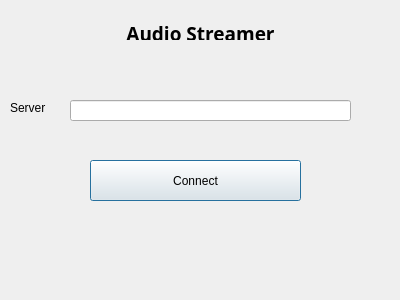
<?xml version="1.0" encoding="UTF-8"?>
<ui version="4.0">
 <class>Dialog</class>
 <widget class="QDialog" name="Dialog">
  <property name="geometry">
   <rect>
    <x>0</x>
    <y>0</y>
    <width>400</width>
    <height>300</height>
   </rect>
  </property>
  <property name="windowTitle">
   <string>Chat++ Connector</string>
  </property>
  <property name="autoFillBackground">
   <bool>false</bool>
  </property>
  <property name="styleSheet">
   <string notr="true"/>
  </property>
  <widget class="QLineEdit" name="addressField">
   <property name="geometry">
    <rect>
     <x>70</x>
     <y>100</y>
     <width>281</width>
     <height>21</height>
    </rect>
   </property>
   <property name="styleSheet">
    <string notr="true"/>
   </property>
   <property name="placeholderText">
    <string extracomment="example: localhost, 192.168.22"/>
   </property>
   <property name="clearButtonEnabled">
    <bool>true</bool>
   </property>
  </widget>
  <widget class="QLabel" name="address">
   <property name="geometry">
    <rect>
     <x>10</x>
     <y>100</y>
     <width>55</width>
     <height>16</height>
    </rect>
   </property>
   <property name="text">
    <string>Server</string>
   </property>
  </widget>
  <widget class="QLabel" name="title">
   <property name="geometry">
    <rect>
     <x>10</x>
     <y>20</y>
     <width>381</width>
     <height>20</height>
    </rect>
   </property>
   <property name="font">
    <font>
     <family>Proxima Nova Rg</family>
     <pointsize>14</pointsize>
     <weight>75</weight>
     <bold>true</bold>
    </font>
   </property>
   <property name="styleSheet">
    <string notr="true"/>
   </property>
   <property name="text">
    <string>Audio Streamer</string>
   </property>
   <property name="textFormat">
    <enum>Qt::RichText</enum>
   </property>
   <property name="alignment">
    <set>Qt::AlignCenter</set>
   </property>
   <property name="wordWrap">
    <bool>false</bool>
   </property>
  </widget>
  <widget class="QPushButton" name="connectButton">
   <property name="geometry">
    <rect>
     <x>90</x>
     <y>160</y>
     <width>211</width>
     <height>41</height>
    </rect>
   </property>
   <property name="autoFillBackground">
    <bool>false</bool>
   </property>
   <property name="styleSheet">
    <string notr="true"/>
   </property>
   <property name="text">
    <string>Connect</string>
   </property>
   <property name="default">
    <bool>false</bool>
   </property>
   <property name="flat">
    <bool>false</bool>
   </property>
  </widget>
 </widget>
 <tabstops>
  <tabstop>addressField</tabstop>
  <tabstop>connectButton</tabstop>
 </tabstops>
 <resources/>
 <connections/>
</ui>
